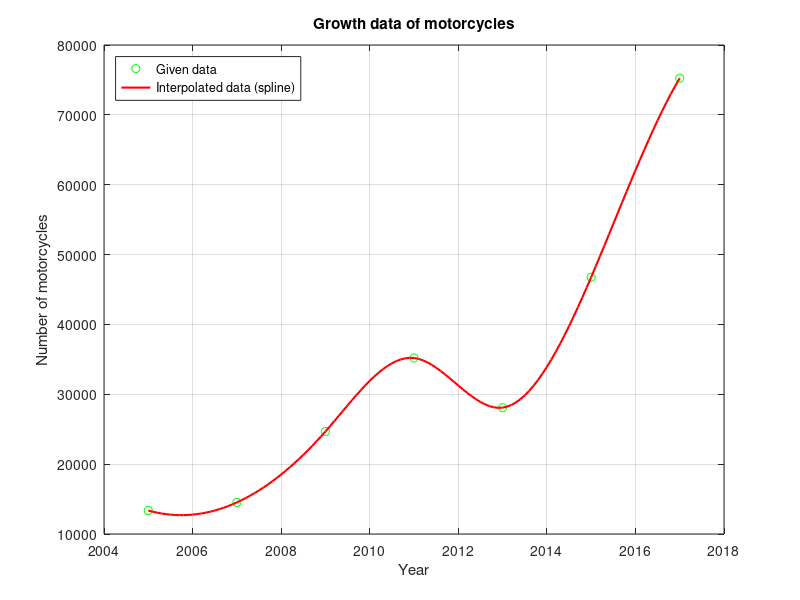

The MATLAB script that drew this image:
% TOPIC: interpolation
% TITLE: Quiz: registered motorcycles - not-a-knot spline for 2012, interp1 spline plot, 6th-order polyfit for 2018
% SOURCE: CE206 Final Quiz (18 batch) Set A, Q2
% KEYWORDS: not-a-knot, cubic spline, spline, interp1, polyfit, polyval, 6th order polynomial, badly conditioned, centering and scaling, motorcycles, brta, dhaka, predict, quiz
% PROBLEM:
% The year-wise registered number of motorcycles in Dhaka city (BRTA):
% Year = 2005 2007 2009 2011 2013 2015 2017, Number = 13362 14520 24675 35195 28086 46758 75251.
% (a) Using not-a-knot cubic interpolation determine the number of motorcycles registered in 2012.
% (b) Plot the motorcycle growth data using interp1 with 'spline'. Show proper axis titles and legend.
% (c) Use polyfit and polyval to predict the number of motorcycles in 2018 using a 6th order polynomial.
% CHECK: abs(n2012 - 31255.85) < 0.1
% CHECK: abs(n2018 - (-971.566)) < 0.01
% CODE:
Year = [2005 2007 2009 2011 2013 2015 2017];
Number = [13362 14520 24675 35195 28086 46758 75251];
%% (a) not-a-knot cubic spline (MATLAB spline default)
n2012 = spline(Year, Number, 2012);
fprintf('(a) Motorcycles registered in 2012 = %.0f\n', n2012);
%% (b) interp1 with 'spline'
yy = 2005:0.1:2017;
nn = interp1(Year, Number, yy, 'spline');
figure;
plot(Year, Number, 'go', yy, nn, 'r-', 'LineWidth', 1.5);
legend('Given data', 'Interpolated data (spline)', 'Location', 'northwest');
xlabel('Year'); ylabel('Number of motorcycles'); title('Growth data of motorcycles'); grid on;
%% (c) 6th-order polynomial (7 points -> exact interpolating polynomial)
[p, S, mu] = polyfit(Year, Number, 6);     % centering/scaling avoids the "badly conditioned" warning
n2018 = polyval(p, 2018, S, mu);
fprintf('(c) 6th-order polynomial prediction for 2018 = %.2f\n', n2018);
fprintf(['    The exact interpolating polynomial gives %.2f (negative!): extrapolating a 6th-order\n' ...
    '    polynomial beyond the data is meaningless. polyfit(Year,Number,6) WITHOUT centering is so badly\n' ...
    '    conditioned that its result (e.g. 57344 in the quiz solution) is round-off error, not a prediction.\n'], n2018);
